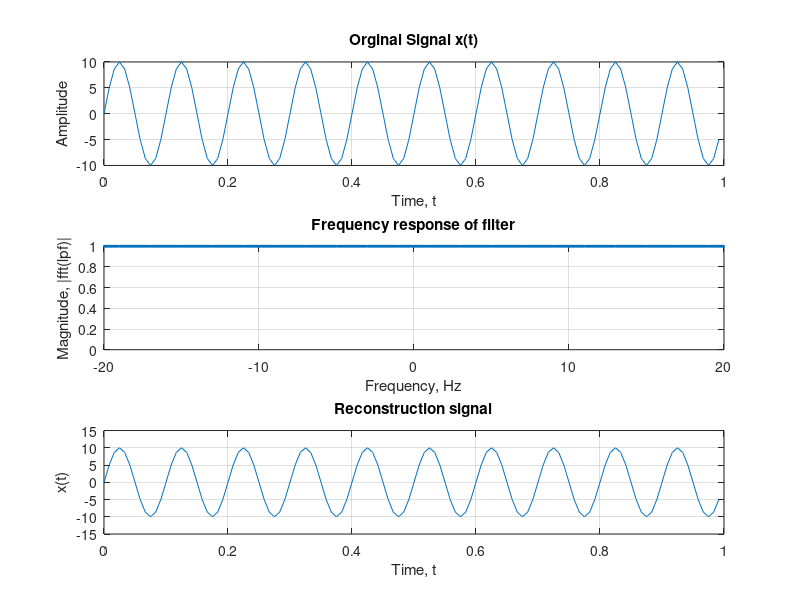

The MATLAB script that drew this image:
clc;
close all;
clear all;
ration = input('Enter the Ration : ');
n = 120;
f = 10; % signal's frequency
t = 1/n*(0:1:119);
x = 10* sin(2*pi*f*t); %signal
subplot(3,1,1);
plot(t, x);
grid on;
xlabel('Time, t');
ylabel('Amplitude');
title('Orginal Signal x(t)');

xf = fft(x); % Fourier transform of the signal
disp(length(xf));
freq = (-n/2:n/2-1);
fs = ration*f; %sampling frequency

% Low pass fiter with cutoff frequency fs/2
flf = [zeros(1, 0.5*(length(t)-fs)) ones(1,fs+1) zeros(1, 0.5*(length(t)-fs)-1)];
%disp(length(ones(1,fs+1)));

subplot(3,1,2);
plot(freq, flf, 'linewidth', 2);
axis([-20 20 0 1]);
grid on;
xlabel('Frequency, Hz');
ylabel('Magnitude, |fft(lpf)|');
title('Frequency response of filter');



%multiplication of frequency domain
kf = fftshift(flf).*xf; %Shift the zero-frequency component to the center of the spectrum.
disp(kf);
k = ifft(kf);
subplot(3,1,3);
plot(t, k);
grid on;
xlabel('Time, t');
ylabel('x(t)');
title('Reconstruction signal');


